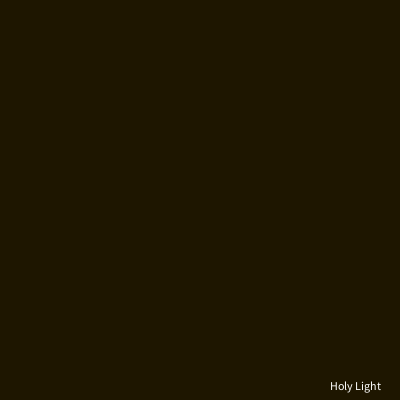
Frame 1 (no input)
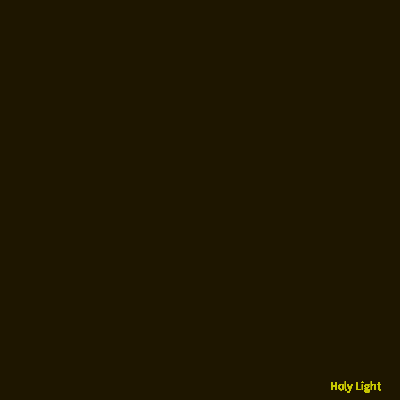
Frame 60 (the mouse pressed at the canvas centre just before this capture)
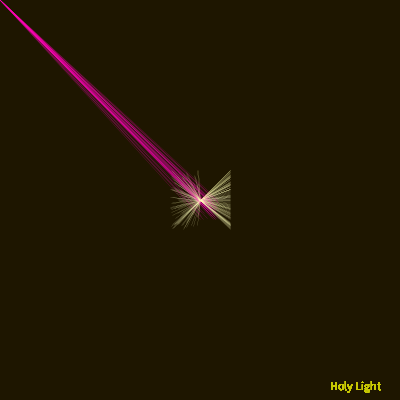
Frame 120 (the mouse held since frame 60 and released just before this capture)

The Processing sketch that drew these frames (run headless with seeded random() and noise(); from frame 60 on, the mouse is pressed at the canvas centre):

// Processing sketch: processing_13290
// ── processing_13290.pde

//처음으로 만들어보았습니다. 몇가지 예제들을 연구하면서 프로세싱에 기초적인 명령어
//수식을 이해했으며, 지난 시간에 배웠던 선을 이용한, 작품을 만들어보았습니다.
void setup() 
 {
  size(400, 400);
  background(30,22,0);
  
 }
  
//draw 시작한 곳
void draw() 

{
  


  //var을 사용하여 길어질수 있는 문장을 최대한 줄였습니다.  
  var A = mouseX;
  var B = mouseY;
  var C = random(A-30,A);
  var D = random(A+30,A);
  var E = random(B-30,B);
  var F = random(B,B+30);
  
  
  // 작품 제목을 오른쪽 하단에 넣었습니다.
  
  text("Holy Light",330, 390);   //글자, x위치,y위치
  textSize(12);                  //글자크기
  fill(200,200,0);               //글자색
  


  if (mousePressed == true)      //제가 만든것은 마우스를 누른상태에서 작동됩니다.
  
  {
        stroke(255,255,E,255);     //색상이 마우스의 위치에 따라 다양하게 변화함.
        strokeWeight(0.03);      //색상을 넣은 선두께
        
         //마우스를 중심으로 면을 4개로 분할하고 그안에서 선들이 마우스 값에 따라
         //랜덤하게 그어지도록 만들었습니다.
     
        line(A,B,C,E);           // (x위치시작,y위치시작,x위치끝,y위치끝)    
        line(A,B,C,F);
        line(A,B,D,E);
        line(A,B,D,F);
        
         //위에 내용이 마우스에서 표현되는 점에대한 반응이었다면,
         //이것은 마우스가 도달하는 위치까지의 선의 변화입니다.(광선)
         
        
        stroke(255,0,C,255);   //색상
        strokeWeight(0.02);   //두께
        line(0,0,A+random(A/10), B+random(B/10)); //라인은 항상 점보다 1/10 정도 더
                                                  //그어집니다.    
        
  }
}               



//프로세싱 완전 초보라서..ㅠㅠ 아직 많이 서툽니다. 그래도 재미있게 봐주세요.                                                                                                                                                                                                                                                                               
